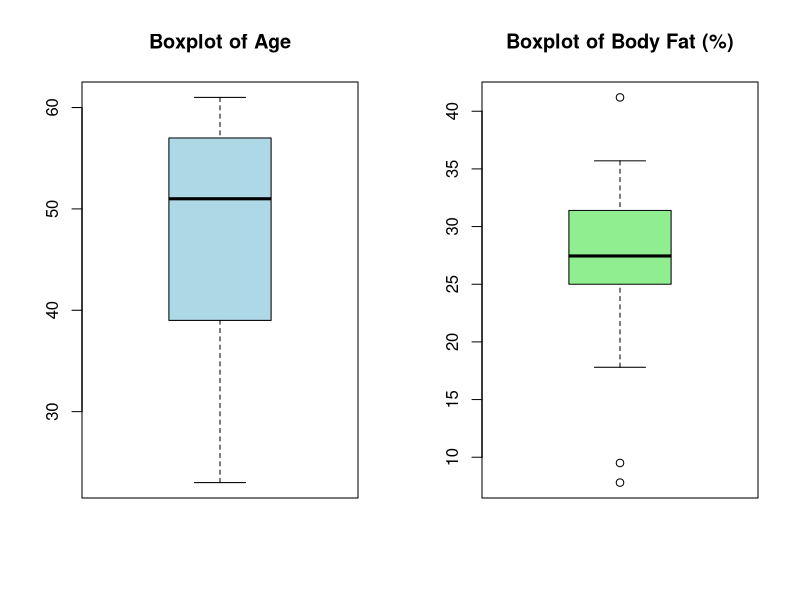
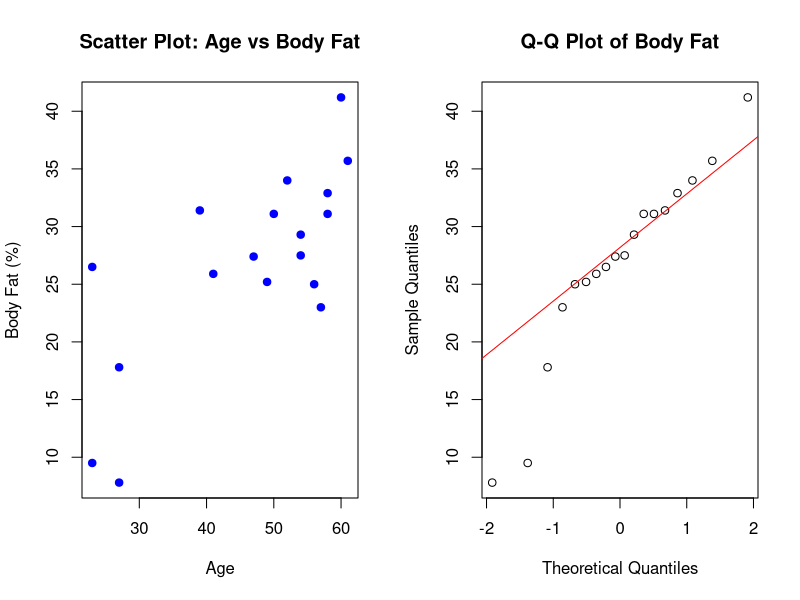

Write the R code that produced these figures, in order.
age <- c(23, 23, 27, 27, 39, 41, 47, 49, 50, 52, 54, 54, 56, 57, 58, 58, 60, 61)
body_fat <- c(9.5, 26.5, 7.8, 17.8, 31.4, 25.9, 27.4, 25.2, 31.1, 34.0, 
              29.3, 27.5, 25.0, 23.0, 31.1, 32.9, 41.2, 35.7)
age_mean <- mean(age)
age_median <- median(age)
age_sd <- sd(age)
fat_mean <- mean(body_fat)
fat_median <- median(body_fat)
fat_sd <- sd(body_fat)
print(paste("Age - Mean:", age_mean, " Median:", age_median, " SD:", age_sd))
print(paste("Body Fat - Mean:", fat_mean, " Median:", fat_median, " SD:", fat_sd))
par(mfrow = c(1, 2))  
boxplot(age, main = "Boxplot of Age", col = "lightblue")
boxplot(body_fat, main = "Boxplot of Body Fat (%)", col = "lightgreen")
par(mfrow = c(1, 2))  
plot(age, body_fat, main = "Scatter Plot: Age vs Body Fat", 
     xlab = "Age", ylab = "Body Fat (%)", pch = 19, col = "blue")
qqnorm(body_fat, main = "Q-Q Plot of Body Fat")
qqline(body_fat, col = "red")  
